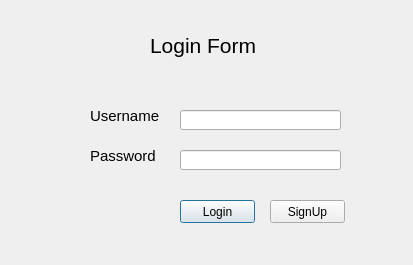
<?xml version="1.0" encoding="UTF-8"?>
<ui version="4.0">
 <class>Dialog</class>
 <widget class="QDialog" name="Dialog">
  <property name="geometry">
   <rect>
    <x>0</x>
    <y>0</y>
    <width>413</width>
    <height>265</height>
   </rect>
  </property>
  <property name="windowTitle">
   <string>Dialog</string>
  </property>
  <widget class="QLabel" name="username_label">
   <property name="geometry">
    <rect>
     <x>90</x>
     <y>100</y>
     <width>81</width>
     <height>31</height>
    </rect>
   </property>
   <property name="font">
    <font>
     <pointsize>11</pointsize>
    </font>
   </property>
   <property name="text">
    <string>Username</string>
   </property>
  </widget>
  <widget class="QLabel" name="password_label">
   <property name="geometry">
    <rect>
     <x>90</x>
     <y>140</y>
     <width>81</width>
     <height>31</height>
    </rect>
   </property>
   <property name="font">
    <font>
     <pointsize>11</pointsize>
    </font>
   </property>
   <property name="text">
    <string>Password</string>
   </property>
  </widget>
  <widget class="QLineEdit" name="lineEdit">
   <property name="geometry">
    <rect>
     <x>180</x>
     <y>110</y>
     <width>161</width>
     <height>20</height>
    </rect>
   </property>
  </widget>
  <widget class="QLineEdit" name="lineEdit_2">
   <property name="geometry">
    <rect>
     <x>180</x>
     <y>150</y>
     <width>161</width>
     <height>20</height>
    </rect>
   </property>
  </widget>
  <widget class="QPushButton" name="pushButton">
   <property name="geometry">
    <rect>
     <x>180</x>
     <y>200</y>
     <width>75</width>
     <height>23</height>
    </rect>
   </property>
   <property name="text">
    <string>Login</string>
   </property>
  </widget>
  <widget class="QPushButton" name="pushButton_2">
   <property name="geometry">
    <rect>
     <x>270</x>
     <y>200</y>
     <width>75</width>
     <height>23</height>
    </rect>
   </property>
   <property name="text">
    <string>SignUp</string>
   </property>
  </widget>
  <widget class="QLabel" name="label">
   <property name="geometry">
    <rect>
     <x>150</x>
     <y>20</y>
     <width>111</width>
     <height>51</height>
    </rect>
   </property>
   <property name="font">
    <font>
     <pointsize>16</pointsize>
    </font>
   </property>
   <property name="text">
    <string>Login Form</string>
   </property>
  </widget>
 </widget>
 <resources/>
 <connections/>
</ui>
